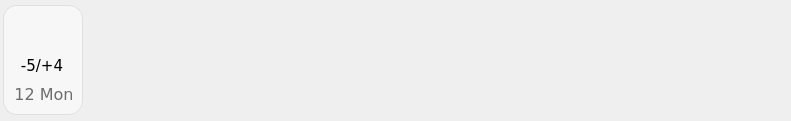
     <widget class="QWidget" name="scrollAreaWidgetContents_2">
      <property name="geometry">
       <rect>
        <x>0</x>
        <y>0</y>
        <width>791</width>
        <height>121</height>
       </rect>
      </property>
      <widget class="QPushButton" name="Icon_Button">
       <property name="geometry">
        <rect>
         <x>18</x>
         <y>11</y>
         <width>50</width>
         <height>40</height>
        </rect>
       </property>
       <property name="minimumSize">
        <size>
         <width>50</width>
         <height>40</height>
        </size>
       </property>
       <property name="maximumSize">
        <size>
         <width>50</width>
         <height>40</height>
        </size>
       </property>
       <property name="styleSheet">
        <string notr="true">border-radius:7px;
background-color:none;
background-image:url(../icon/quality1.png);</string>
       </property>
       <property name="text">
        <string/>
       </property>
      </widget>
      <widget class="QPushButton" name="Temperature_Button">
       <property name="geometry">
        <rect>
         <x>17</x>
         <y>56</y>
         <width>50</width>
         <height>20</height>
        </rect>
       </property>
       <property name="minimumSize">
        <size>
         <width>50</width>
         <height>20</height>
        </size>
       </property>
       <property name="maximumSize">
        <size>
         <width>50</width>
         <height>20</height>
        </size>
       </property>
       <property name="font">
        <font>
         <family>Verdana</family>
         <pointsize>11</pointsize>
        </font>
       </property>
       <property name="styleSheet">
        <string notr="true">border-radius:7px;
background-color:none;
</string>
       </property>
       <property name="text">
        <string>-5/+4</string>
       </property>
      </widget>
      <widget class="QPushButton" name="Date_Button">
       <property name="geometry">
        <rect>
         <x>16</x>
         <y>83</y>
         <width>56</width>
         <height>23</height>
        </rect>
       </property>
       <property name="minimumSize">
        <size>
         <width>56</width>
         <height>23</height>
        </size>
       </property>
       <property name="maximumSize">
        <size>
         <width>56</width>
         <height>23</height>
        </size>
       </property>
       <property name="font">
        <font>
         <family>Verdana</family>
         <pointsize>12</pointsize>
        </font>
       </property>
       <property name="styleSheet">
        <string notr="true">border-radius:7px;
background-color:none;
color: rgb(109, 109, 109);
</string>
       </property>
       <property name="text">
        <string>12 Mon</string>
       </property>
      </widget>
      <widget class="QPushButton" name="Temperature_Back">
       <property name="geometry">
        <rect>
         <x>3</x>
         <y>5</y>
         <width>80</width>
         <height>110</height>
        </rect>
       </property>
       <property name="minimumSize">
        <size>
         <width>80</width>
         <height>110</height>
        </size>
       </property>
       <property name="maximumSize">
        <size>
         <width>80</width>
         <height>110</height>
        </size>
       </property>
       <property name="styleSheet">
        <string notr="true">border-radius:14px;
background-color: rgb(247, 247, 247);
border-color: rgb(223, 223, 223);
border-width: 1px;
border-style: solid;</string>
       </property>
       <property name="text">
        <string/>
       </property>
      </widget>
      <zorder>Temperature_Back</zorder>
      <zorder>Icon_Button</zorder>
      <zorder>Date_Button</zorder>
      <zorder>Temperature_Button</zorder>
     </widget>
